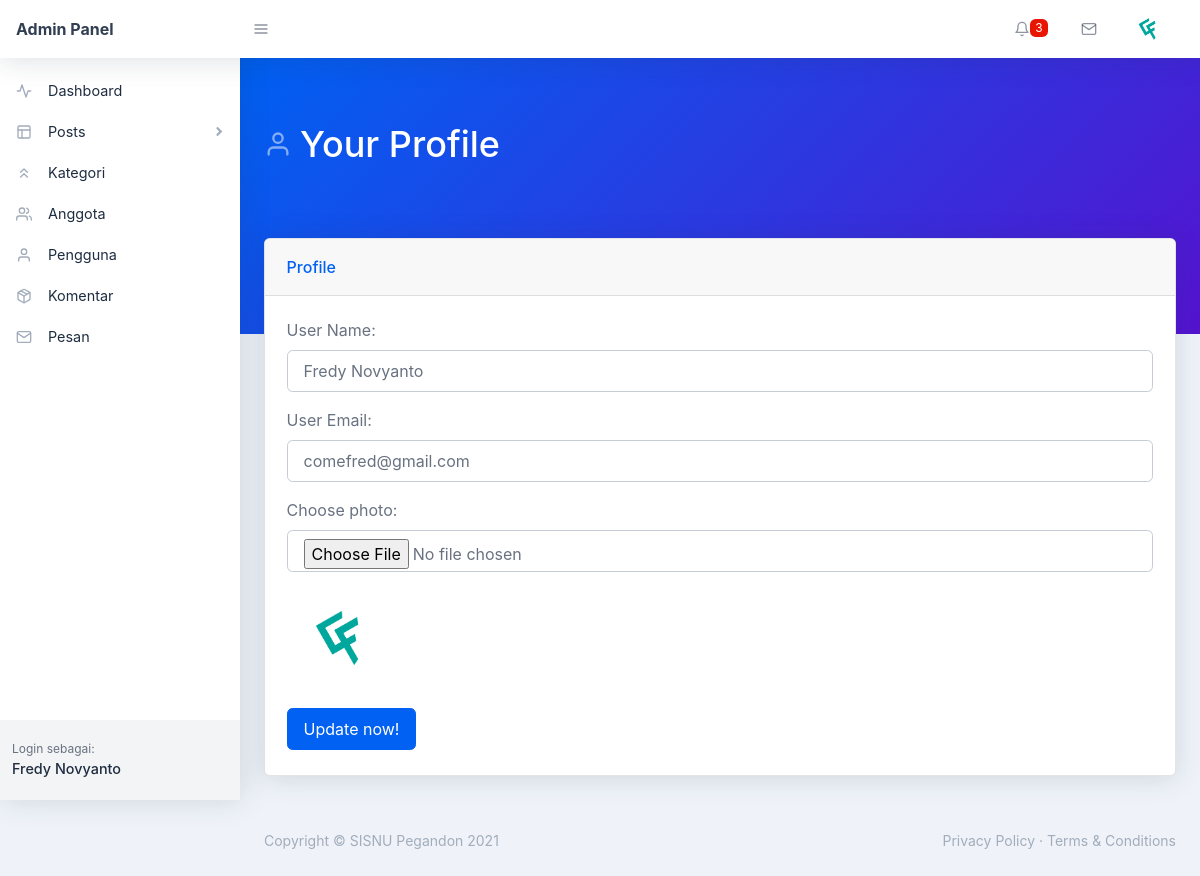
/backend/profile.php (signed in), run on the app's committed database.
### tables this page shows
CREATE TABLE `users` (
  `user_id` int(11) NOT NULL,
  `user_name` varchar(255) NOT NULL,
  `user_nickname` varchar(255) NOT NULL,
  `user_email` varchar(255) NOT NULL,
  `user_password` varchar(255) NOT NULL,
  `user_photo` text NOT NULL,
  `registered_on` varchar(255) NOT NULL,
  `user_role` varchar(255) NOT NULL DEFAULT 'Subscriber'
);

### backend/includes/navbar-top.php (the view, shortened to what this page needs)
<nav class="topnav navbar navbar-expand shadow navbar-light bg-white" id="sidenavAccordion">
    <a class="navbar-brand d-none d-sm-block" href="index.php">Admin Panel</a><button class="btn btn-icon btn-transparent-dark order-1 order-lg-0 mr-lg-2" id="sidebarToggle" href="#"><i data-feather="menu"></i></button>
    <ul class="navbar-nav align-items-center ml-auto">
        <?php
        $sqlCom = "SELECT * FROM comments WHERE com_state = :state";
        $stmtCom = $pdo->prepare($sqlCom);
        $stmtCom->execute([
            ':state' => 0
        ]);
        $countCom = $stmtCom->rowCount();
        ?>
        <li class="nav-item dropdown no-caret mr-3 dropdown-notifications">
            <a class="btn btn-icon btn-transparent-dark dropdown-toggle" id="navbarDropdownAlerts" href="#" role="button" data-toggle="dropdown" aria-haspopup="true" aria-expanded="false">
                <i data-feather="bell"></i>
                <?php
                if ($countCom != 0) { ?>
                    <span class="badge badge-red"><?= $countCom ?></span>
                <?php }
                ?>
            </a>
        </li>
        <li class="nav-item dropdown no-caret mr-3 dropdown-notifications">
            <a class="btn btn-icon btn-transparent-dark dropdown-toggle" id="navbarDropdownMessages" href="#" role="button" data-toggle="dropdown" aria-haspopup="true" aria-expanded="false">
                <i data-feather="mail"></i>
            </a>
        </li>
        <?php
        if (isset($_COOKIE['_uid_'])) {
            $user_id = base64_decode($_COOKIE['_uid_']);
        } elseif (isset($_SESSION['user_id'])) {
            $user_id = $_SESSION['user_id'];
        } else {
            $user_id = -1;
        }
        $sql = "SELECT * FROM users WHERE user_id = :id";
        $stmt = $pdo->prepare($sql);
        $stmt->execute([
            ':id' => $user_id
        ]);
        $users = $stmt->fetch(PDO::FETCH_ASSOC);
        $user_photo = $users['user_photo'];
        ?>
        <li class="nav-item dropdown no-caret mr-3 dropdown-user">
            <a class="btn btn-icon btn-transparent-dark dropdown-toggle" id="navbarDropdownUserImage" href="javascript:void(0);" role="button" data-toggle="dropdown" aria-haspopup="true" aria-expanded="false"><img class="img-fluid" src="./assets/img/<?= $user_photo ?>" /></a>
        </li>
    </ul>
</nav>

### backend/profile.php (shortened to what this page needs)
<?php
require_once('./includes/header.php'); ?>
<?php require_once('./includes/navbar-top.php'); ?>
<div id="layoutSidenav">
    <div id="layoutSidenav_nav">
        <?php
        require_once("./includes/sidebar.php") ?>
    </div>
    <div id="layoutSidenav_content">
        <main>
            <div class="page-header pb-10 page-header-dark bg-gradient-primary-to-secondary">
                <div class="container-fluid">
                    <div class="page-header-content">
                        <h1 class="page-header-title">
                            <div class="page-header-icon"><i data-feather="user"></i></div>
                            <span>Your Profile</span>
                        </h1>
                    </div>
                </div>
            </div>
            <?php
            if (isset($_COOKIE['_uid_'])) {
                $user_id = base64_decode($_COOKIE['_uid_']);
            } elseif (isset($_SESSION['user_id'])) {
                $user_id = $_SESSION['user_id'];
            } else {
                $user_id = -1;
            }
            $sql = "SELECT * FROM users WHERE user_id = :id";
            $stmt = $pdo->prepare($sql);
            $stmt->execute([
                ':id' => $user_id
            ]);
            $users = $stmt->fetch(PDO::FETCH_ASSOC);
            $username = $users['user_name'];
            $user_email = $users['user_email'];
            $user_photo = $users['user_photo'];
            ?>
            <div class="container-fluid mt-n10">
                <div class="card mb-4">
                    <div class="card-header">Profile</div>
                    <div class="card-body">
                        <form action="profile.php" method="POST" enctype="multipart/form-data">
                            <div class="form-group">
                                <label for="user-name">User Name:</label>
                                <input name="user-name" value="<?= $username ?>" class="form-control" id="user-name" type="text" placeholder="User Name..." />
                            </div>
                            <div class="form-group">
                                <label for="user-email">User Email:</label>
                                <input name="email" value="<?= $user_email ?>" class="form-control" id="user-email" type="email" placeholder="User Email..." />
                            </div>
                            <div class="form-group">
                                <div class="form-group">
                                    <label for="post-title">Choose photo:</label>
                                    <input name="user-photo" class="form-control" id="post-title" type="file" />
                                    <img src="./assets/img/<?= $user_photo ?>" class="mt-3" width="100" height="100" alt="">
                                </div>
                            </div>
                            <button name="update" class="btn btn-primary mr-2 my-1" type="submit">Update now!</button>
                        </form>
                    </div>
                </div>
            </div>
        </main>
        <?php require_once('./includes/footer.php'); ?>

### data on the page
users: user_photo (picture), user-name "Fredy Novyanto", email "comefred@gmail.com"

### other printed values
$countCom "3"
$_SESSION['user_name'] "Fredy Novyanto"
